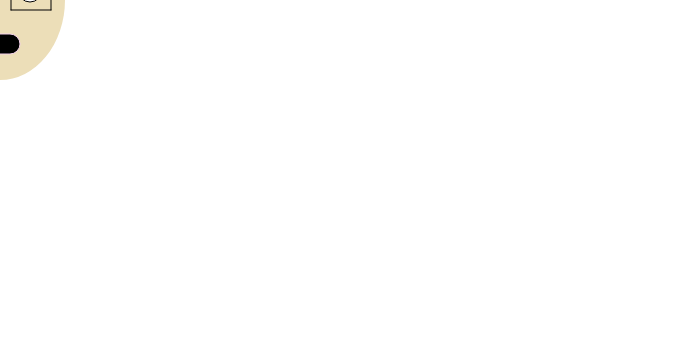
Frame 1 (no input)
Frame 60 (no input): identical to frame 1, image omitted
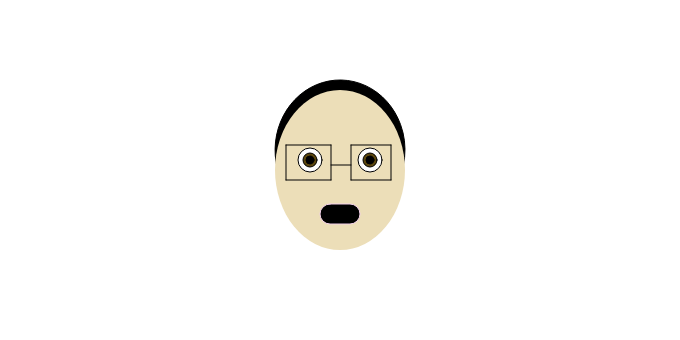
Frame 120 (the mouse pressed at the canvas centre since frame 60)

The p5.js sketch that drew these frames (run headless with seeded random() and noise() and a simulated clock; from frame 60 on, the mouse is pressed at the canvas centre):

// p5.js sketch
// ── sketch.js
/*
SelfPortrait_v3
*/

// Global Static Scope

var x = 344; //charOrigin
var y = 120;

//sizeVariables

var hairWidth = 130;
var headWidth = hairWidth;
var mouthWidth = 40;
var eyeDiameter = 24;

//colorVariables

var eyeRed = 91;
var eyeBlue = 70;
var eyeGreen = 13;

function setup() {
	createCanvas(680, 340);

}

function draw() {

bg();

x = mouseX;
y = mouseY;

//hair
	stroke(0);
	fill(0);
	arc(x, y - 20, hairWidth, hairWidth + 10, 1850, 120, PI + QUARTER_PI, CHORD);	
//head
	noStroke();
	fill(236, 222, 184);
	ellipse(x, y, headWidth, headWidth + 30);
//mouth
	stroke(243, 208, 234)
	fill(0)
	rect(x - 20, y + 34, mouthWidth, mouthWidth / 2, 10)
//outter left eye
	stroke(0)
	fill(255)
	circle(x - 30, y - 10, eyeDiameter)
//outter right eye
	fill(255)
	circle(x + 30, y - 10, eyeDiameter)
//inner left eye
	fill(eyeRed, eyeBlue, eyeGreen)
	circle(x - 30, y - 10, eyeDiameter - 10)
//inner right eye
	fill(eyeRed, eyeBlue, eyeGreen)
	circle(x + 30, y - 10, eyeDiameter - 10)
//left iris
	fill(0)
	circle(x - 30, y - 10, eyeDiameter - 16)
//right iris
	fill(0)
	circle(x + 30, y - 10, eyeDiameter - 16)
//glasses
	fill(0)
	line(x - 9, y - 25, x - 54, y - 25)
	line(x - 54, y - 25, x - 54, y + 10)
	line(x - 54, y + 10, x - 9, y + 10)
	line(x - 9, y + 10, x - 9, y - 25)
	line(x - 9, y - 5, x + 11, y - 5)
	line(x + 11, y - 25, x + 51, y - 25)
	line(x + 51, y - 25, x + 51, y + 10)
	line(x + 51, y + 10, x + 11, y + 10)
	line(x + 11, y + 10, x + 11, y - 25)
}

function bg() {
		background(255);
	if (key === 'a') {
	background(0, 255, 255);
}	else if (key === 'b') {
	background(0, 195, 255)
}	else if (key === 'c') {
	background(0, 155, 255)
}	else if (key === 'd') {
	background(0, 75, 255)
}	else if (key === 'e') {
	background(0, 0, 255)
}	else if (key === 'f') {
	background(75, 0, 255)
}	else if (key === 'g') {
	background(155, 0, 255)
}	else if (key === 'h') {
	background(195, 0, 255)
}	else if (key === 'i') {
	background(255, 0, 255)
}	else if (key === 'j') {
	background(255, 0, 195)
}	else if (key === 'k') {
	background(255, 0, 155)
}	else if (key === 'l') {
	background(255, 0, 75)
}	else if (key === 'm') {
	background(255, 0, 0)
}	else if (key === 'n') {
	background(255, 75, 0)
}	else if (key === 'o') {
	background(255, 155, 0)
}	else if (key === 'p') {
	background(255, 195, 0)
}	else if (key === 'q') {
	background(255, 255, 0)
}	else if (key === 'r') {
	background(205, 255, 0)
}	else if (key === 's') {
	background(155, 255, 0)
}	else if (key === 't') {
	background(105, 255, 0)
}	else if (key === 'u') {
	background(0, 255, 0)
}	else if (key === 'v') {
	background(0, 255, 75)
}	else if (key === 'w') {
	background(0, 255, 155)
}	else if (key === 'x') {
	background(0, 255, 195)
}	else if (key === 'y') {
	background(155, 155, 155)
}	else if (key === 'z') {
	background(255, 255, 255)
}
}
// ── style.css
/* Generic Selector */

body {
	background-color: #FDB6F9;
	color: black; /* Text */
	font-family: Courier New, Courier;
}

ul {
	margin: 0;
	padding: 0;
}

li {
	list-style: none;
}

a {
	color: #6C00FF;
	transition: color 240ms ease-in;
}

/* Psuedo Selector */
a:hover {
	color: #FF0000;
}

img {
	width: 100%;
}

/* ID and Class Selector */

#container, main {
	min-width: 320px;
	max-width: 960px;
	margin: 0 auto;
}

#header, main {
	display: flex;
	justify-content: space-between;
	align-items: baseline;
}

/* Nested Selector */

#header ul {
	display: flex;
}

#header li {
	margin-left: 1em; 
}

#header a{
	font-size: 1.5em
}

#portfolio, main {
	display: grid;
}

.project, main {
	border: 2.5px solid red;
	padding: 1em;
	background-color: transparent;
	transition: background-color 200ms ease-in;
}

.project, main:hover {
	background-color: #FFFFFF;
}

.project a {
	font-size: 1.25em
}

/* About Me */

#portrait, main {
	width: 680px;
	float: center;
	border: 2.5px solid red;
	padding: 1em;
	background-color: transparent;
}

#about p {
	font-size: 2em;
	font-family: raleway;
}
